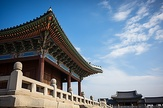
#> input picture Computer_Vision/Fuzzy_image_filtering/images/hanok.jpg, 163 x 108 px, shrunk from 640 x 427 before the run
$ python run_experiment.py
#> lines starting #> are read from the running program, lines starting #| are printed output that depends on the picture
### Computer_Vision/Fuzzy_image_filtering/noise.py
"""
실험용 잡음(노이즈) 만들기

깨끗한 영상에 일부러 잡음을 넣어야 "필터가 얼마나 잘 지웠는지"를
원본과 비교해서 점수(PSNR, SSIM)로 매길 수 있다.

- Salt & Pepper(소금-후추) 잡음: 픽셀 일부가 갑자기 완전 흰색(255) 또는
  완전 검은색(0)으로 바뀌는 잡음. 화면에 소금·후추를 뿌린 것처럼 보인다.
- Gaussian(가우시안) 잡음: 모든 픽셀에 조금씩 랜덤한 값이 더해지는 잡음.
  사진이 전체적으로 "자글자글"해 보인다.
"""
import numpy as np


def add_salt_pepper(img, density, seed=0):
    """
    Salt & Pepper 잡음을 넣는다.

    img     : 흑백 영상 (uint8, 0~255)
    density : 잡음 비율. 0.3이면 전체 픽셀의 30%가 0 또는 255로 바뀐다.
    seed    : 난수 시드. 같은 값이면 항상 같은 위치에 잡음이 생겨 실험을 다시 해도 결과가 같다.
    """
    rng = np.random.default_rng(seed)
    noisy = img.copy()

    # 픽셀마다 0~1 사이 난수를 하나씩 뽑는다
    r = rng.random(img.shape)

    # 난수가 density/2 보다 작으면 검은색(후추), density/2 ~ density 이면 흰색(소금)
    # → 결과적으로 density 비율만큼 잡음이 생기고, 흰/검이 반반씩 섞인다
    noisy[r < density / 2] = 0
    noisy[(r >= density / 2) & (r < density)] = 255
    return noisy


def add_gaussian(img, sigma, seed=0):
    """
    Gaussian 잡음을 넣는다.

    sigma : 잡음의 세기(표준편차). 클수록 영상이 더 지저분해진다.
            예) sigma=10 이면 픽셀값이 대략 ±10 정도 흔들린다.
    """
    rng = np.random.default_rng(seed)

    # 평균 0, 표준편차 sigma인 정규분포 난수를 픽셀마다 더한다
    noise = rng.normal(0, sigma, img.shape)
    noisy = img.astype(np.float64) + noise

    # 더한 결과가 0보다 작거나 255보다 커질 수 있으므로 0~255 범위로 잘라준다
    return np.clip(noisy, 0, 255).round().astype(np.uint8)

### Computer_Vision/Fuzzy_image_filtering/metrics.py
"""
영상 품질 평가 지표: PSNR, SSIM

"원본 영상"과 "필터로 복원한 영상"이 얼마나 비슷한지 숫자로 나타낸다.
두 지표 모두 값이 클수록 복원이 잘 된 것이다.
"""
import cv2
import numpy as np


def psnr(original, restored):
    """
    PSNR (Peak Signal-to-Noise Ratio, 최대 신호 대 잡음비), 단위 dB

    1) 두 영상의 픽셀값 차이를 제곱해서 평균을 낸다 → MSE (평균 제곱 오차)
    2) 픽셀이 가질 수 있는 최댓값(255)과 비교해서 로그 스케일로 바꾼다

    보통 30dB 이상이면 눈으로 보기에 꽤 괜찮고, 40dB 이상이면 거의 구분이 안 된다.
    """
    a = original.astype(np.float64)
    b = restored.astype(np.float64)
    mse = np.mean((a - b) ** 2)
    if mse == 0:  # 완전히 똑같으면 무한대
        return float("inf")
    return 10 * np.log10(255.0 ** 2 / mse)


def ssim(original, restored):
    """
    SSIM (Structural Similarity, 구조적 유사도), 범위 0~1 (1이면 완전히 같음)

    PSNR은 픽셀값 차이만 보지만, 사람 눈은 "밝기·대비·구조(무늬)"가
    비슷한지를 더 중요하게 본다. SSIM은 영상을 작은 창(11x11)으로 훑으면서
    창마다 아래 세 가지를 비교한다.
      - 밝기 : 두 창의 평균(mu)이 비슷한가
      - 대비 : 두 창의 분산(sigma^2)이 비슷한가
      - 구조 : 두 창이 같이 밝아지고 같이 어두워지는가 (공분산)
    그리고 모든 창의 점수를 평균낸다.
    (Wang et al., 2004 논문의 표준 식과 표준 상수를 그대로 사용)
    """
    a = original.astype(np.float64)
    b = restored.astype(np.float64)

    # 분모가 0이 되는 것을 막는 작은 상수 (논문에서 정한 값)
    C1 = (0.01 * 255) ** 2
    C2 = (0.03 * 255) ** 2

    # 11x11 가우시안 창 안에서의 "가중 평균"을 구하는 함수
    def local_mean(x):
        return cv2.GaussianBlur(x, (11, 11), 1.5)

    mu_a, mu_b = local_mean(a), local_mean(b)
    var_a = local_mean(a * a) - mu_a ** 2      # 창 안의 분산 = E[x^2] - (E[x])^2
    var_b = local_mean(b * b) - mu_b ** 2
    cov_ab = local_mean(a * b) - mu_a * mu_b   # 창 안의 공분산

    ssim_map = ((2 * mu_a * mu_b + C1) * (2 * cov_ab + C2)) / (
        (mu_a ** 2 + mu_b ** 2 + C1) * (var_a + var_b + C2)
    )
    return float(ssim_map.mean())

### Computer_Vision/Fuzzy_image_filtering/fuzzy_filters.py
"""
퍼지(Fuzzy) 기반 잡음 제거 필터

[퍼지 논리를 아주 쉽게]
보통 논리는 "이 픽셀은 잡음이다 / 아니다"처럼 0 또는 1로 딱 자른다.
퍼지 논리는 "이 픽셀은 0.8만큼 믿을 만하다"처럼 0~1 사이의 '소속 정도'를 쓴다.
이 소속 정도를 계산하는 함수를 "멤버십 함수"라고 부른다.

[이 파일의 두 필터]
1) baseline_fuzzy_filter (베이스라인, 고정형)
   - 주변 픽셀이 "중앙값과 얼마나 비슷한가"를 멤버십 함수로 0~1 점수로 바꾸고
   - 그 점수를 가중치로 써서 가중 평균을 낸다. (Fuzzy Weighted Mean 계열)
   - 멤버십 함수의 폭(sigma)이 영상 전체에서 '고정'되어 있다는 게 한계다.

2) proposed_fuzzy_filter (제안, 적응형)
   - 1단계: 0/255 픽셀을 Salt & Pepper 잡음 후보로 찾아서 그 픽셀만 고친다 (스위칭).
   - 2단계: 지역 분산(local variance)을 보고 멤버십 함수의 폭(sigma)을
            픽셀마다 다르게 조절한다.
            · 평평한 곳(하늘, 벽)  → 폭을 넓게 → 많이 섞어서 잡음을 강하게 제거
            · 경계·무늬가 있는 곳  → 폭을 좁게 → 비슷한 픽셀만 섞어서 에지 보존
"""
import cv2
import numpy as np


# ---------------------------------------------------------------------------
# 공통 도구
# ---------------------------------------------------------------------------
def _window_stack(img, k):
    """
    각 픽셀의 k x k 이웃을 한꺼번에 꺼내서 (k*k, 높이, 너비) 모양으로 쌓는다.

    파이썬 for문으로 픽셀을 하나씩 돌면 512x512 영상에서도 매우 느리다.
    대신 영상을 k*k 방향으로 '한 칸씩 밀어 놓은 복사본'을 겹겹이 쌓으면,
    stack[:, y, x] 가 바로 (y, x) 픽셀의 이웃 k*k개가 된다.
    이렇게 하면 NumPy가 모든 픽셀을 한 번에 계산해서 훨씬 빠르다.
    """
    r = k // 2
    padded = np.pad(img, r, mode="reflect")  # 가장자리는 거울처럼 반사해서 채움
    h, w = img.shape
    return np.stack([padded[dy:dy + h, dx:dx + w] for dy in range(k) for dx in range(k)])


def gaussian_membership(diff, sigma):
    """
    가우시안 멤버십 함수: 차이(diff)가 0이면 1, 차이가 클수록 0에 가까워진다.

        mu = exp( -diff^2 / (2 * sigma^2) )

    sigma(폭)가 클수록 '꽤 다른 픽셀'도 높은 점수를 받는다 → 더 많이 섞임(강한 평활화).
    sigma가 작을수록 '아주 비슷한 픽셀'만 높은 점수를 받는다 → 에지 보존.
    """
    return np.exp(-(diff ** 2) / (2.0 * sigma ** 2))


def _to_uint8(x):
    """계산은 실수(float)로 하고, 마지막에 0~255 정수 영상으로 되돌린다."""
    return np.clip(np.round(x), 0, 255).astype(np.uint8)


# ---------------------------------------------------------------------------
# 1) 베이스라인 퍼지 필터 (고정 파라미터)
# ---------------------------------------------------------------------------
def baseline_fuzzy_filter(img, k=3, sigma=30.0):
    """
    퍼지 가중 평균 필터 (멤버십 함수 폭 sigma 고정).

    각 픽셀마다:
      1) 주변 k x k 이웃의 중앙값(median)을 '기준값'으로 삼는다.
         (중앙값은 튀는 잡음에 잘 흔들리지 않아서 믿을 만한 기준이 된다)
      2) 이웃 픽셀마다 기준값과의 차이를 멤버십 함수에 넣어 0~1 가중치를 얻는다.
      3) 가중치로 가중 평균을 낸다:  결과 = sum(가중치 * 픽셀) / sum(가중치)

    한계: sigma가 영상 전체에서 하나로 고정되어 있다.
      - 잡음이 강하면 sigma가 너무 작아서 잡음이 덜 지워지고
      - 잡음이 약하면 sigma가 너무 커서 에지까지 뭉개진다.
      - Salt & Pepper 잡음이 많아지면 기준값(중앙값) 자체가 잡음이 되어 무너진다.
    """
    x = img.astype(np.float64)
    win = _window_stack(x, k)                 # (k*k, H, W)
    ref = np.median(win, axis=0)              # 픽셀마다 이웃의 중앙값
    w = gaussian_membership(win - ref, sigma) # 이웃마다 0~1 가중치
    out = (w * win).sum(axis=0) / w.sum(axis=0)
    return _to_uint8(out)


# ---------------------------------------------------------------------------
# 2) 제안 필터 (적응형)
# ---------------------------------------------------------------------------
def estimate_noise_sigma(img):
    """
    영상에 섞인 가우시안 잡음의 세기(표준편차)를 영상만 보고 추정한다.
    (Immerkaer, 1996의 빠른 잡음 추정법)

    아래 3x3 마스크는 '부드러운 밝기 변화'에는 거의 0을 내고
    '픽셀마다 들쭉날쭉한 변화(= 잡음)'에 크게 반응한다.
         1 -2  1
        -2  4 -2
         1 -2  1
    그 반응 크기의 평균에 정해진 상수를 곱하면 잡음의 표준편차 추정값이 된다.
    → 사용자가 잡음 세기를 몰라도 필터가 스스로 강도를 정할 수 있다.
    """
    x = img.astype(np.float64)
    kernel = np.array([[1, -2, 1], [-2, 4, -2], [1, -2, 1]], dtype=np.float64)
    resp = cv2.filter2D(x, -1, kernel)[1:-1, 1:-1]  # 가장자리 1픽셀은 제외
    h, w = x.shape
    return float(np.sqrt(np.pi / 2) * np.abs(resp).sum() / (6.0 * (w - 2) * (h - 2)))


def remove_impulses(img, max_k=9, sigma=20.0):
    """
    [1단계] Salt & Pepper 잡음 제거 (스위칭 방식)

    - 값이 정확히 0 또는 255인 픽셀만 '잡음 후보'로 표시한다.
    - 잡음 후보가 아닌 깨끗한 픽셀은 절대 건드리지 않는다. (← 미디언 필터와의 차이,
      미디언은 깨끗한 픽셀까지 전부 바꿔서 영상이 뭉개진다)
    - 잡음 픽셀은 주변의 '깨끗한 이웃'만 가지고 퍼지 가중 평균으로 채운다.
    - 잡음이 아주 많아서 3x3 안에 깨끗한 이웃이 하나도 없으면
      창을 5x5, 7x7, 9x9로 넓혀가며 찾는다.
    """
    x = img.astype(np.float64)
    noisy = (img == 0) | (img == 255)        # 잡음 후보 위치 (True/False 지도)
    clean = np.where(noisy, np.nan, x)       # 잡음 자리는 NaN(빈칸)으로 지워둠
    out = x.copy()
    todo = noisy.copy()                      # 아직 못 고친 잡음 픽셀

    for k in range(3, max_k + 1, 2):         # 3, 5, 7, 9
        if not todo.any():
            break
        r = k // 2
        padded = np.pad(clean, r, mode="reflect")
        ys, xs = np.nonzero(todo)
        # 고쳐야 하는 픽셀들의 이웃만 꺼냄: (k*k, 잡음픽셀 수)
        win = np.stack([padded[ys + dy, xs + dx] for dy in range(k) for dx in range(k)])

        has_clean = ~np.all(np.isnan(win), axis=0)  # 깨끗한 이웃이 하나라도 있는가
        if not has_clean.any():
            continue
        win = win[:, has_clean]

        ref = np.nanmedian(win, axis=0)                     # 깨끗한 이웃들의 중앙값
        w = np.nan_to_num(gaussian_membership(win - ref, sigma))  # 빈칸(NaN)의 가중치는 0
        val = (w * np.nan_to_num(win)).sum(axis=0) / w.sum(axis=0)

        out[ys[has_clean], xs[has_clean]] = val
        todo[ys[has_clean], xs[has_clean]] = False

    # 9x9 안에도 깨끗한 픽셀이 없는 극단적인 경우는 미디언 값으로 대신한다
    if todo.any():
        out[todo] = cv2.medianBlur(img, 5)[todo]
    return out


def adaptive_fuzzy_smooth(x, noise_sigma, k=5, a_min=1.5, a_max=3.5):
    """
    [2단계] 지역 분산에 따라 멤버십 함수 폭을 바꾸는 퍼지 평활화

    1) 픽셀마다 주변 k x k 창의 분산(local variance)을 구한다.
       분산 = 그 동네 픽셀값이 얼마나 들쭉날쭉한가.
    2) 측정된 분산 = (원래 영상의 무늬/에지 분산) + (잡음 분산) 이므로
       잡음 분산을 빼서 '진짜 무늬의 세기'(signal_var)를 얻는다.
    3) ratio = 잡음분산 / (잡음분산 + 무늬분산)
         · 평평한 곳  : 무늬분산 ≈ 0  → ratio ≈ 1
         · 에지/무늬  : 무늬분산 큼   → ratio ≈ 0
    4) 멤버십 폭 sigma = 잡음세기 * (a_min ~ a_max 사이를 ratio로 섞은 값)
         · 평평한 곳  → 폭 넓게 (잡음세기의 3.5배) → 강하게 평활화
         · 에지/무늬  → 폭 좁게 (잡음세기의 1.5배) → 에지 보존
    5) 가중치는 "가운데 픽셀 자신과 얼마나 비슷한가"로 매긴다.
       (처음엔 베이스라인처럼 중앙값을 기준으로 했는데, 그러면 폭이 좁은 에지에서
        결과가 5x5 미디언처럼 변해 디테일이 뭉개졌다. 가운데 픽셀을 기준으로 하면
        폭이 좁을 때 원래 값이 유지되어 에지가 보존된다.)
    * k, a_min, a_max 값은 가우시안 잡음 σ=10~40 실험에서 정했다.
    """
    if noise_sigma < 1.0:  # 잡음이 거의 없으면 건드리지 않는다
        return x

    noise_var = noise_sigma ** 2
    mean = cv2.blur(x, (k, k))
    mean_sq = cv2.blur(x * x, (k, k))
    local_var = np.maximum(mean_sq - mean ** 2, 0)       # 분산 = E[x^2] - (E[x])^2
    signal_var = np.maximum(local_var - noise_var, 0)    # 잡음 몫을 빼고 남은 무늬의 세기
    ratio = noise_var / (noise_var + signal_var)         # 평평 1 ↔ 에지 0
    sigma_map = noise_sigma * (a_min + (a_max - a_min) * ratio)  # 픽셀마다 다른 폭

    win = _window_stack(x, k)
    w = gaussian_membership(win - x, sigma_map)  # 기준 = 가운데 픽셀, 폭은 픽셀마다 다름
    return (w * win).sum(axis=0) / w.sum(axis=0)


def proposed_fuzzy_filter(img, return_info=False):
    """
    제안하는 적응형 퍼지 필터 = [1단계 스위칭] + [잡음 세기 추정] + [2단계 적응형 평활화]

    잡음 종류를 미리 알려주지 않아도 된다.
      - Salt & Pepper 영상 : 1단계에서 거의 다 지워지고, 남은 잡음 추정값이 작아서
                              2단계는 아주 약하게만 동작한다.
      - Gaussian 영상      : 1단계에서는 고칠 게 거의 없고(0/255로 잘린 픽셀만),
                              2단계가 추정된 잡음 세기에 맞춰 평활화한다.
    """
    step1 = remove_impulses(img)
    sigma_n = estimate_noise_sigma(step1)
    out = _to_uint8(adaptive_fuzzy_smooth(step1, sigma_n))
    if return_info:
        return out, {"impulse_ratio": float(((img == 0) | (img == 255)).mean()),
                     "estimated_sigma": sigma_n}
    return out

### Computer_Vision/Fuzzy_image_filtering/classic_filters.py
"""
비교군: 전통적인 공간 영역 필터 (OpenCV 함수 사용)

"공간 영역 필터"란 각 픽셀을 그 주변 이웃 픽셀들(예: 3x3 창)을 보고
새 값으로 바꾸는 방법이다. 어떤 규칙으로 바꾸느냐에 따라 이름이 달라진다.

공정한 비교를 위해 모든 필터의 파라미터는 실험 내내 고정한다.
"""
import cv2


def mean_filter(img, k=3):
    """평균 필터: 주변 k x k 픽셀의 단순 평균. 잡음은 줄지만 경계(에지)도 같이 흐려진다."""
    return cv2.blur(img, (k, k))


def gaussian_filter(img, k=5, sigma=1.0):
    """
    가우시안 필터: 가운데 픽셀에 가까울수록 더 큰 가중치를 주는 평균.
    평균 필터보다 자연스럽게 흐려지지만, 역시 에지가 흐려진다.
    """
    return cv2.GaussianBlur(img, (k, k), sigma)


def median_filter(img, k=3):
    """
    미디언 필터: 주변 k x k 픽셀을 크기순으로 줄 세워 가운데 값(중앙값)을 고른다.
    0이나 255 같은 튀는 값은 줄의 맨 끝으로 밀려나 선택되지 않으므로
    Salt & Pepper 잡음에 특히 강하다.
    """
    return cv2.medianBlur(img, k)


def bilateral_filter(img, d=5, sigma_color=40, sigma_space=5):
    """
    양방향(Bilateral) 필터: 가우시안 필터 + "밝기 차이" 조건.
    - 가까운 픽셀일수록(sigma_space) 그리고
    - 밝기가 비슷한 픽셀일수록(sigma_color) 큰 가중치를 준다.
    밝기가 확 다른 경계 건너편 픽셀은 거의 섞지 않으므로 에지가 잘 보존된다.
    """
    return cv2.bilateralFilter(img, d, sigma_color, sigma_space)

### Computer_Vision/Fuzzy_image_filtering/run_experiment.py
"""
전체 실험 실행 스크립트

실행 방법 (이 폴더에서):  python run_experiment.py

하는 일
  1) images/ 폴더의 테스트 영상 4장을 흑백으로 읽는다.
  2) 잡음 2종류 x 강도 4단계로 잡음 영상을 만든다.
       - Salt & Pepper 밀도 : 10%, 30%, 50%, 70%
       - Gaussian 표준편차  : 10, 20, 30, 40
  3) 필터 6개(평균, 가우시안, 미디언, 양방향, 베이스라인 퍼지, 제안 퍼지)를 똑같이 적용한다.
  4) 원본과 비교해 PSNR, SSIM, 처리 시간을 기록한다.
  5) 결과를 표(results/*.csv)와 그림(figures/*.png)으로 저장한다.
"""
import time
from pathlib import Path

import cv2
import matplotlib.pyplot as plt
import numpy as np
import pandas as pd

from classic_filters import bilateral_filter, gaussian_filter, mean_filter, median_filter
from fuzzy_filters import baseline_fuzzy_filter, proposed_fuzzy_filter
from metrics import psnr, ssim
from noise import add_gaussian, add_salt_pepper

BASE_DIR = Path(__file__).parent
IMG_DIR = BASE_DIR / "images"
RESULT_DIR = BASE_DIR / "results"
FIG_DIR = BASE_DIR / "figures"
RESULT_DIR.mkdir(exist_ok=True)
FIG_DIR.mkdir(exist_ok=True)

# 테스트 영상 (scikit-image 표준 테스트 영상, 흑백으로 변환해서 사용)
IMAGES = {
    "hanok": "hanok.jpg",            # 사진사: 하늘(평탄) + 사람·카메라(에지)
    "frame": "frame.jpg",              # 동전: 둥근 경계가 많음
    "woman": "woman.jpg",                # 달 표면: 부드러운 질감
    "mountain": "mountain.jpg",  # 우주인: 밝게 포화된(255) 영역이 많음
}

# 잡음 종류와 강도
NOISES = {
    "Salt&Pepper": (add_salt_pepper, [0.1, 0.3, 0.5, 0.7]),
    "Gaussian": (add_gaussian, [10, 20, 30, 40]),
}

# 비교할 필터 (이름: 함수). 순서가 곧 그래프의 색 순서다.
FILTERS = {
    "Mean": mean_filter,
    "Gaussian": gaussian_filter,
    "Median": median_filter,
    "Bilateral": bilateral_filter,
    "Baseline Fuzzy": baseline_fuzzy_filter,
    "Proposed Fuzzy": proposed_fuzzy_filter,
}

# 그래프 색: 색각 이상이 있어도 구분되도록 검증된 팔레트 (다른 과제 코드와 동일 계열)
COLORS = ["#2a78d6", "#eb6834", "#1baf7a", "#eda100", "#e87ba4", "#008300"]
MARKERS = ["o", "s", "^", "D", "v", "*"]  # 색만으로 구분하지 않도록 마커 모양도 다르게
TEXT, TEXT_2, GRID, SURFACE = "#0b0b0b", "#52514e", "#e4e3df", "#fcfcfb"

plt.rcParams.update({
    "font.family": "Malgun Gothic",  # 한글 표시
    "axes.unicode_minus": False,     # 마이너스 기호 깨짐 방지
    "figure.facecolor": SURFACE,
    "axes.facecolor": SURFACE,
    "axes.edgecolor": GRID,
    "axes.labelcolor": TEXT_2,
    "xtick.color": TEXT_2,
    "ytick.color": TEXT_2,
    "text.color": TEXT,
    "axes.grid": True,
    "grid.color": GRID,
    "grid.linewidth": 0.8,
    "axes.spines.top": False,
    "axes.spines.right": False,
})


def load_images():
    """영상을 흑백(그레이스케일)으로 읽어 {이름: 배열} 형태로 돌려준다."""
    return {name: cv2.imread(str(IMG_DIR / f), cv2.IMREAD_GRAYSCALE) for name, f in IMAGES.items()}
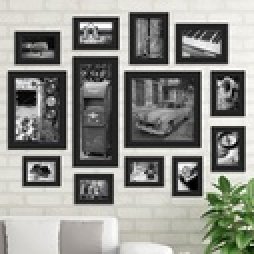
#> input picture Computer_Vision/Fuzzy_image_filtering/images/frame.jpg, 127 x 127 px, shrunk from 500 x 500 before the run (shown 2 times larger)
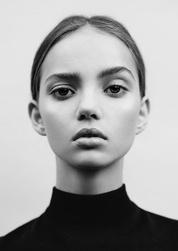
#> input picture Computer_Vision/Fuzzy_image_filtering/images/woman.jpg, 178 x 251 px, shrunk from 700 x 990 before the run
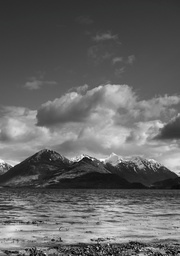
#> input picture Computer_Vision/Fuzzy_image_filtering/images/mountain.jpg, 180 x 256 px, shrunk from 710 x 1008 before the run


def run():
    images = load_images()
#> images = 4 items
    rows = []

    for img_name, img in images.items():
        for noise_name, (add_noise, levels) in NOISES.items():
            for level in levels:
                noisy = add_noise(img, level, seed=0)

                # 필터를 적용하기 전 잡음 영상 자체의 점수도 기록 (기준선)
                rows.append(dict(image=img_name, noise=noise_name, level=level, filter="Noisy (no filter)",
                                 psnr=psnr(img, noisy), ssim=ssim(img, noisy), time_ms=0.0))

                for filt_name, filt in FILTERS.items():
                    start = time.perf_counter()
                    restored = filt(noisy)
                    elapsed = (time.perf_counter() - start) * 1000

                    rows.append(dict(image=img_name, noise=noise_name, level=level, filter=filt_name,
                                     psnr=psnr(img, restored), ssim=ssim(img, restored), time_ms=elapsed))
                print(f"완료: {img_name:10s} {noise_name:12s} {level}")
#> this loop made 4 passes
#> img_name on passes 1 to 3: 'hanok', 'frame', 'woman'
#> img_name on pass 4: 'mountain'
#> (printed output is left out)
#> pass 1, in psnr, `b = restored.astype(np.float64)`:
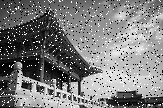
#> b: shape (108, 163) float64; min 0, max 255, mean 124.1
#> after the loop:
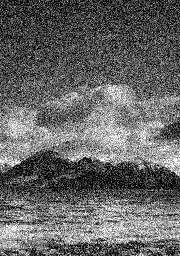
#> noisy: shape (256, 180); min 0, max 255, mean 101.6

    df = pd.DataFrame(rows)
    df.to_csv(RESULT_DIR / "results_all.csv", index=False, encoding="utf-8-sig")  # 엑셀에서 한글 안 깨지게
    return df, images


def save_summary(df):
    """영상 4장의 평균 점수를 (잡음, 강도) x 필터 표로 정리해서 저장하고 화면에 출력한다."""
    order = ["Noisy (no filter)"] + list(FILTERS)
    for metric, fmt in [("psnr", "%.2f"), ("ssim", "%.3f")]:
        table = (df.pivot_table(index=["noise", "level"], columns="filter", values=metric, aggfunc="mean")
                   [order])
        table.to_csv(RESULT_DIR / f"summary_{metric}.csv", float_format=fmt, encoding="utf-8-sig")
        print(f"\n===== 평균 {metric.upper()} (영상 4장 평균) =====")
        print(table.to_string(float_format=lambda v: fmt % v))

    t = df[df["filter"] != "Noisy (no filter)"].groupby("filter")["time_ms"].mean()[list(FILTERS)]
    t.to_csv(RESULT_DIR / "summary_time_ms.csv", float_format="%.1f", encoding="utf-8-sig")
    print("\n===== 평균 처리 시간 (ms/영상) =====")
    print(t.to_string(float_format=lambda v: "%.1f" % v))


def plot_curves(df):
    """잡음 강도가 세질수록 필터별 PSNR/SSIM이 어떻게 떨어지는지 꺾은선 그래프로 그린다."""
    avg = df.groupby(["noise", "level", "filter"])[["psnr", "ssim"]].mean().reset_index()
    fig, axes = plt.subplots(2, 2, figsize=(12, 9))
    xlabels = {"Salt&Pepper": "잡음 밀도", "Gaussian": "잡음 표준편차 σ"}

    for row, noise_name in enumerate(NOISES):
        for col, (metric, label) in enumerate([("psnr", "PSNR (dB)"), ("ssim", "SSIM")]):
            ax = axes[row, col]
            for i, filt_name in enumerate(FILTERS):
                d = avg[(avg["noise"] == noise_name) & (avg["filter"] == filt_name)]
                ax.plot(d["level"], d[metric], color=COLORS[i], marker=MARKERS[i], markersize=8,
                        linewidth=2, label=filt_name)
            ax.set_title(f"{noise_name} 잡음 — {label}", loc="left", fontsize=12, color=TEXT)
            ax.set_xlabel(xlabels[noise_name])
            ax.set_ylabel(label)
            ax.set_xticks(NOISES[noise_name][1])

    handles, labels = axes[0, 0].get_legend_handles_labels()
    fig.legend(handles, labels, loc="upper center", ncol=6, frameon=False, bbox_to_anchor=(0.5, 1.0))
    fig.suptitle("잡음 강도별 필터 성능 (테스트 영상 4장 평균)", y=1.04, fontsize=14)
    fig.tight_layout()
    fig.savefig(FIG_DIR / "performance_curves.png", dpi=150, bbox_inches="tight")
    plt.close(fig)


def plot_examples(images, img_name="hanok"):
    """같은 잡음 영상에 각 필터를 적용한 결과를 나란히 보여준다 (눈으로 비교)."""
#> called with img_name = 'hanok'
    img = images[img_name]
    cases = [("Salt&Pepper", 0.5), ("Gaussian", 30)]
    fig, axes = plt.subplots(len(cases), len(FILTERS) + 2, figsize=(22, 7.5))

    for row, (noise_name, level) in enumerate(cases):
        noisy = NOISES[noise_name][0](img, level, seed=0)
        panels = [("원본", img), (f"잡음 ({noise_name} {level})", noisy)]
        panels += [(name, f(noisy)) for name, f in FILTERS.items()]
        for col, (title, im) in enumerate(panels):
            ax = axes[row, col]
            ax.imshow(im, cmap="gray", vmin=0, vmax=255)
            ax.set_xticks([])
            ax.set_yticks([])
            ax.grid(False)
            sub = "" if col == 0 else f"\n{psnr(img, im):.2f} dB / {ssim(img, im):.3f}"
            ax.set_title(title + sub, fontsize=10)
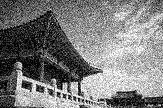
#> noisy: shape (108, 163); min 0, max 255, mean 124.1

    fig.suptitle(f"필터별 복원 결과 비교 ({img_name}, 제목 아래 숫자 = PSNR / SSIM)", fontsize=14)
    fig.tight_layout()
    fig.savefig(FIG_DIR / f"examples_{img_name}.png", dpi=120, bbox_inches="tight")
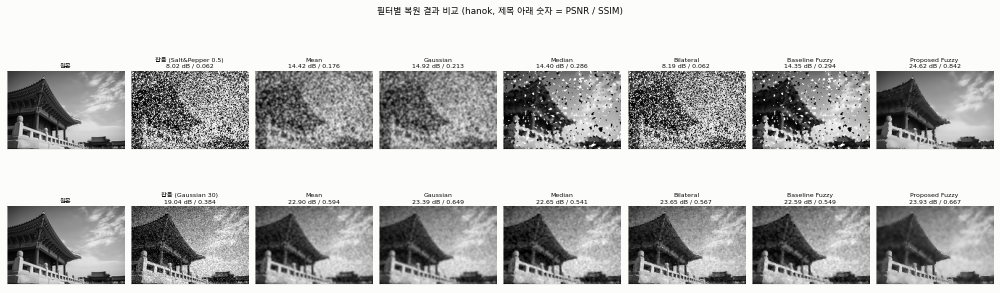
#> figure drawn by matplotlib, 16 panels
    plt.close(fig)


if __name__ == "__main__":
    df, images = run()
    save_summary(df)
    plot_curves(df)
    plot_examples(images, "hanok")
    print(f"\n결과 표: {RESULT_DIR}\n그림: {FIG_DIR}")
